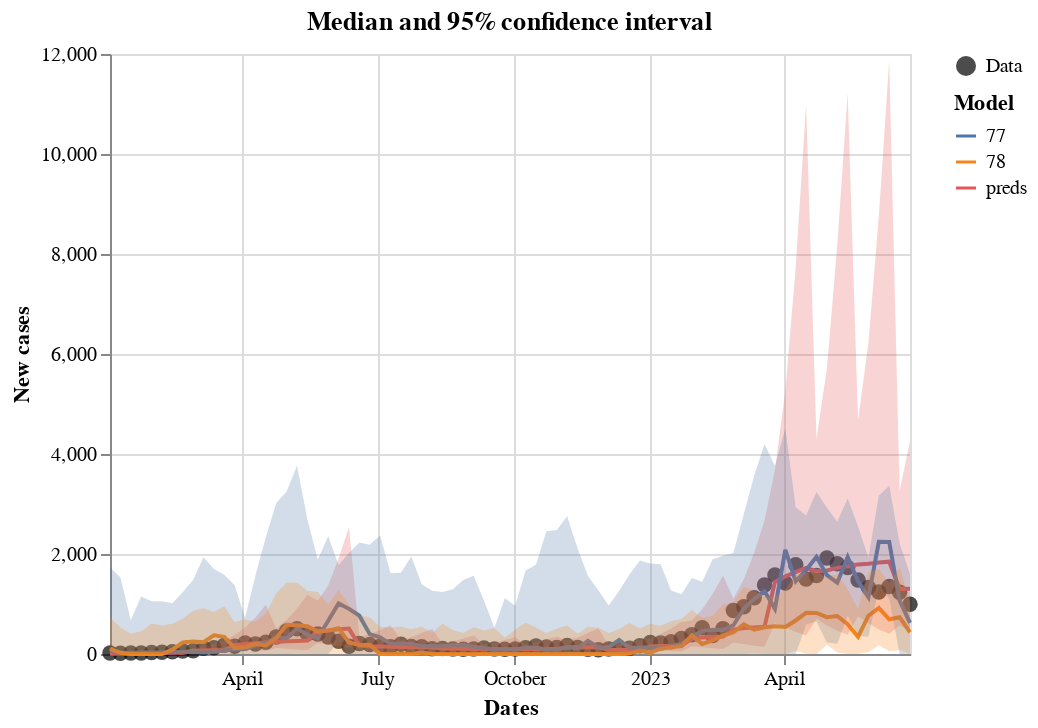

The code cell stored with this chart in its notebook:
### Markdown cell above
To generate a plot of the predictions, you can use the following:

### Code cell
score.plot_predictions()

### Figure 1 — Vega-Lite specification as saved in the notebook (floating-point values rounded to 4 significant figures; data arrays with more than 128 entries replaced by an {"elided": "..."} marker saying what was removed)
{"config": {"view": {"continuousWidth": 300, "continuousHeight": 300}}, "layer": [{"data": {"name": "data-1fff263b8dfc65f577a4f4b19354459e"}, "mark": {"type": "circle", "size": 60}, "encoding": {"color": {"field": "legend", "legend": {"title": null}, "scale": {"range": ["black"]}, "type": "nominal"}, "x": {"field": "dates", "type": "temporal"}, "y": {"field": "casos", "type": "quantitative"}}}, {"data": {"name": "data-e09fbd1b744f31e59afa907d5e49ade6"}, "mark": {"type": "line"}, "encoding": {"color": {"field": "model", "legend": {"title": "Model"}, "type": "nominal"}, "x": {"field": "dates", "title": "Dates", "type": "temporal"}, "y": {"field": "preds", "title": "New cases", "type": "quantitative"}}, "title": "Median and 95% confidence interval"}, {"data": {"name": "data-e09fbd1b744f31e59afa907d5e49ade6"}, "mark": {"type": "area", "opacity": 0.25}, "encoding": {"color": {"field": "model", "legend": null, "type": "nominal"}, "x": {"field": "dates", "type": "temporal"}, "y": {"field": "lower", "type": "quantitative"}, "y2": {"field": "upper"}}, "title": "Median and 95% confidence interval"}, {"data": {"name": "data-e09fbd1b744f31e59afa907d5e49ade6"}, "mark": {"type": "point"}, "encoding": {"color": {"field": "model", "legend": null, "type": "nominal"}, "opacity": {"condition": {"param": "param_3", "value": 1, "empty": false}, "value": 0}, "x": {"field": "dates", "title": "Dates", "type": "temporal"}, "y": {"field": "preds", "title": "New cases", "type": "quantitative"}}, "title": "Median and 95% confidence interval"}, {"data": {"name": "data-c75b1ef138c49eb943858afac9015224"}, "mark": {"type": "rule", "color": "gray"}, "encoding": {"opacity": {"condition": {"param": "param_3", "value": 0.3, "empty": false}, "value": 0}, "tooltip": [{"field": "dates", "title": "Date", "type": "temporal"}, {"field": "preds", "format": ".0f", "type": "quantitative"}, {"field": "77", "format": ".0f", "type": "quantitative"}, {"field": "78", "format": ".0f", "type": "quantitative"}, {"field": "cases", "format": ".0f", "type": "quantitative"}], "x": {"field": "dates", "type": "temporal"}}, "name": "view_3", "transform": [{"pivot": "model", "value": "preds", "groupby": ["dates"]}]}], "height": 300, "params": [{"name": "param_3", "select": {"type": "point", "fields": ["dates"], "nearest": true, "on": "pointerover"}, "views": ["view_3"]}], "resolve": {"scale": {"color": "independent"}}, "width": 400, "$schema": "https://vega.github.io/schema/vega-lite/v5.17.0.json", "datasets": {"data-1fff263b8dfc65f577a4f4b19354459e": [{"dates": "2022-01-02T00:00:00", "casos": 21.0, "legend": "Data"}, {"dates": "2022-01-09T00:00:00", "casos": 14.0, "legend": "Data"}, {"dates": "2022-01-16T00:00:00", "casos": 22.0, "legend": "Data"}, {"dates": "2022-01-23T00:00:00", "casos": 19.0, "legend": "Data"}, {"dates": "2022-01-30T00:00:00", "casos": 31.0, "legend": "Data"}, {"dates": "2022-02-06T00:00:00", "casos": 35.0, "legend": "Data"}, {"dates": "2022-02-13T00:00:00", "casos": 47.0, "legend": "Data"}, {"dates": "2022-02-20T00:00:00", "casos": 62.0, "legend": "Data"}, {"dates": "2022-02-27T00:00:00", "casos": 66.0, "legend": "Data"}, {"dates": "2022-03-06T00:00:00", "casos": 116.0, "legend": "Data"}, {"dates": "2022-03-13T00:00:00", "casos": 126.0, "legend": "Data"}, {"dates": "2022-03-20T00:00:00", "casos": 177.0, "legend": "Data"}, {"dates": "2022-03-27T00:00:00", "casos": 153.0, "legend": "Data"}, {"dates": "2022-04-03T00:00:00", "casos": 222.0, "legend": "Data"}, {"dates": "2022-04-10T00:00:00", "casos": 201.0, "legend": "Data"}, {"dates": "2022-04-17T00:00:00", "casos": 234.0, "legend": "Data"}, {"dates": "2022-04-24T00:00:00", "casos": 342.0, "legend": "Data"}, {"dates": "2022-05-01T00:00:00", "casos": 461.0, "legend": "Data"}, {"dates": "2022-05-08T00:00:00", "casos": 505.0, "legend": "Data"}, {"dates": "2022-05-15T00:00:00", "casos": 406.0, "legend": "Data"}, {"dates": "2022-05-22T00:00:00", "casos": 400.0, "legend": "Data"}, {"dates": "2022-05-29T00:00:00", "casos": 338.0, "legend": "Data"}, {"dates": "2022-06-05T00:00:00", "casos": 255.0, "legend": "Data"}, {"dates": "2022-06-12T00:00:00", "casos": 153.0, "legend": "Data"}, {"dates": "2022-06-19T00:00:00", "casos": 209.0, "legend": "Data"}, {"dates": "2022-06-26T00:00:00", "casos": 189.0, "legend": "Data"}, {"dates": "2022-07-03T00:00:00", "casos": 155.0, "legend": "Data"}, {"dates": "2022-07-10T00:00:00", "casos": 144.0, "legend": "Data"}, {"dates": "2022-07-17T00:00:00", "casos": 194.0, "legend": "Data"}, {"dates": "2022-07-24T00:00:00", "casos": 148.0, "legend": "Data"}, {"dates": "2022-07-31T00:00:00", "casos": 145.0, "legend": "Data"}, {"dates": "2022-08-07T00:00:00", "casos": 106.0, "legend": "Data"}, {"dates": "2022-08-14T00:00:00", "casos": 110.0, "legend": "Data"}, {"dates": "2022-08-21T00:00:00", "casos": 99.0, "legend": "Data"}, {"dates": "2022-08-28T00:00:00", "casos": 94.0, "legend": "Data"}, {"dates": "2022-09-04T00:00:00", "casos": 101.0, "legend": "Data"}, {"dates": "2022-09-11T00:00:00", "casos": 120.0, "legend": "Data"}, {"dates": "2022-09-18T00:00:00", "casos": 102.0, "legend": "Data"}, {"dates": "2022-09-25T00:00:00", "casos": 95.0, "legend": "Data"}, {"dates": "2022-10-02T00:00:00", "casos": 102.0, "legend": "Data"}, {"dates": "2022-10-09T00:00:00", "casos": 123.0, "legend": "Data"}, {"dates": "2022-10-16T00:00:00", "casos": 160.0, "legend": "Data"}, {"dates": "2022-10-23T00:00:00", "casos": 139.0, "legend": "Data"}, {"dates": "2022-10-30T00:00:00", "casos": 131.0, "legend": "Data"}, {"dates": "2022-11-06T00:00:00", "casos": 171.0, "legend": "Data"}, {"dates": "2022-11-13T00:00:00", "casos": 129.0, "legend": "Data"}, {"dates": "2022-11-20T00:00:00", "casos": 94.0, "legend": "Data"}, {"dates": "2022-11-27T00:00:00", "casos": 86.0, "legend": "Data"}, {"dates": "2022-12-04T00:00:00", "casos": 98.0, "legend": "Data"}, {"dates": "2022-12-11T00:00:00", "casos": 123.0, "legend": "Data"}, {"dates": "2022-12-18T00:00:00", "casos": 117.0, "legend": "Data"}, {"dates": "2022-12-25T00:00:00", "casos": 163.0, "legend": "Data"}, {"dates": "2023-01-01T00:00:00", "casos": 230.0, "legend": "Data"}, {"dates": "2023-01-08T00:00:00", "casos": 218.0, "legend": "Data"}, {"dates": "2023-01-15T00:00:00", "casos": 246.0, "legend": "Data"}, {"dates": "2023-01-22T00:00:00", "casos": 312.0, "legend": "Data"}, {"dates": "2023-01-29T00:00:00", "casos": 383.0, "legend": "Data"}, {"dates": "2023-02-05T00:00:00", "casos": 525.0, "legend": "Data"}, {"dates": "2023-02-12T00:00:00", "casos": 372.0, "legend": "Data"}, {"dates": "2023-02-19T00:00:00", "casos": 507.0, "legend": "Data"}, {"dates": "2023-02-26T00:00:00", "casos": 870.0, "legend": "Data"}, {"dates": "2023-03-05T00:00:00", "casos": 945.0, "legend": "Data"}, {"dates": "2023-03-12T00:00:00", "casos": 1125.0, "legend": "Data"}, {"dates": "2023-03-19T00:00:00", "casos": 1382.0, "legend": "Data"}, {"dates": "2023-03-26T00:00:00", "casos": 1580.0, "legend": "Data"}, {"dates": "2023-04-02T00:00:00", "casos": 1420.0, "legend": "Data"}, {"dates": "2023-04-09T00:00:00", "casos": 1783.0, "legend": "Data"}, {"dates": "2023-04-16T00:00:00", "casos": 1502.0, "legend": "Data"}, {"dates": "2023-04-23T00:00:00", "casos": 1572.0, "legend": "Data"}, {"dates": "2023-04-30T00:00:00", "casos": 1919.0, "legend": "Data"}, {"dates": "2023-05-07T00:00:00", "casos": 1807.0, "legend": "Data"}, {"dates": "2023-05-14T00:00:00", "casos": 1731.0, "legend": "Data"}, {"dates": "2023-05-21T00:00:00", "casos": 1479.0, "legend": "Data"}, {"dates": "2023-05-28T00:00:00", "casos": 1328.0, "legend": "Data"}, {"dates": "2023-06-04T00:00:00", "casos": 1238.0, "legend": "Data"}, {"dates": "2023-06-11T00:00:00", "casos": 1348.0, "legend": "Data"}, {"dates": "2023-06-18T00:00:00", "casos": 1236.0, "legend": "Data"}, {"dates": "2023-06-25T00:00:00", "casos": 996.0, "legend": "Data"}], "data-e09fbd1b744f31e59afa907d5e49ade6": {"elided": "234 records"}, "data-c75b1ef138c49eb943858afac9015224": {"elided": "312 records"}}}
